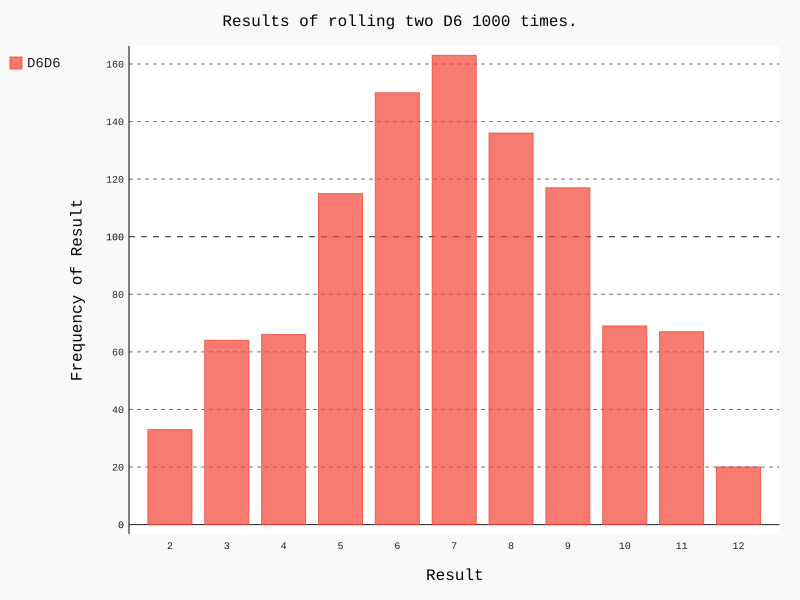

Source code (Python):
from die import Die
import pygal

# Create two D6 dice.
die_1= Die()
die_2 = Die()
# Make some rolls, and store results in a list.
results = []
for roll_num in range(1000):
    result= die_1.roll() + die_2.roll()
    results.append(result)
    
#Analyze the results.
frequencies = []
max_result = die_1.num_sides + die_2.num_sides

for value in range(2, max_result+1):
    frequency = results.count(value)
    frequencies.append(frequency)

#Visualize the results.
hist =pygal.Bar()

hist.title = "Results of rolling two D6 1000 times."
hist.x_labels = ['2', '3', '4', '5', '6', '7', '8', '9', '10', '11', '12']
hist.x_title = "Result"
hist.y_title = "Frequency of Result"

hist.add('D6' + 'D6', frequencies)
hist.render_to_file('die_visual.svg')
